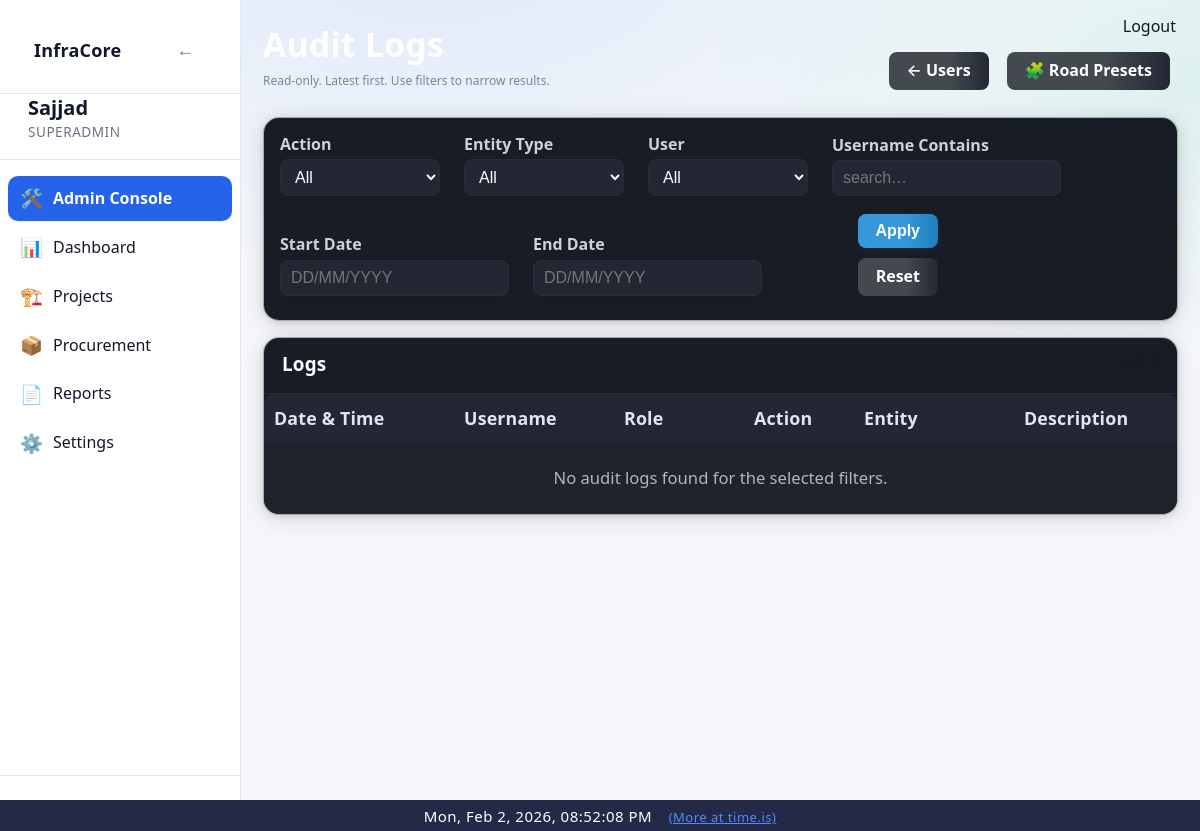
Page /admin/logs (signed in) on the earlier database version.
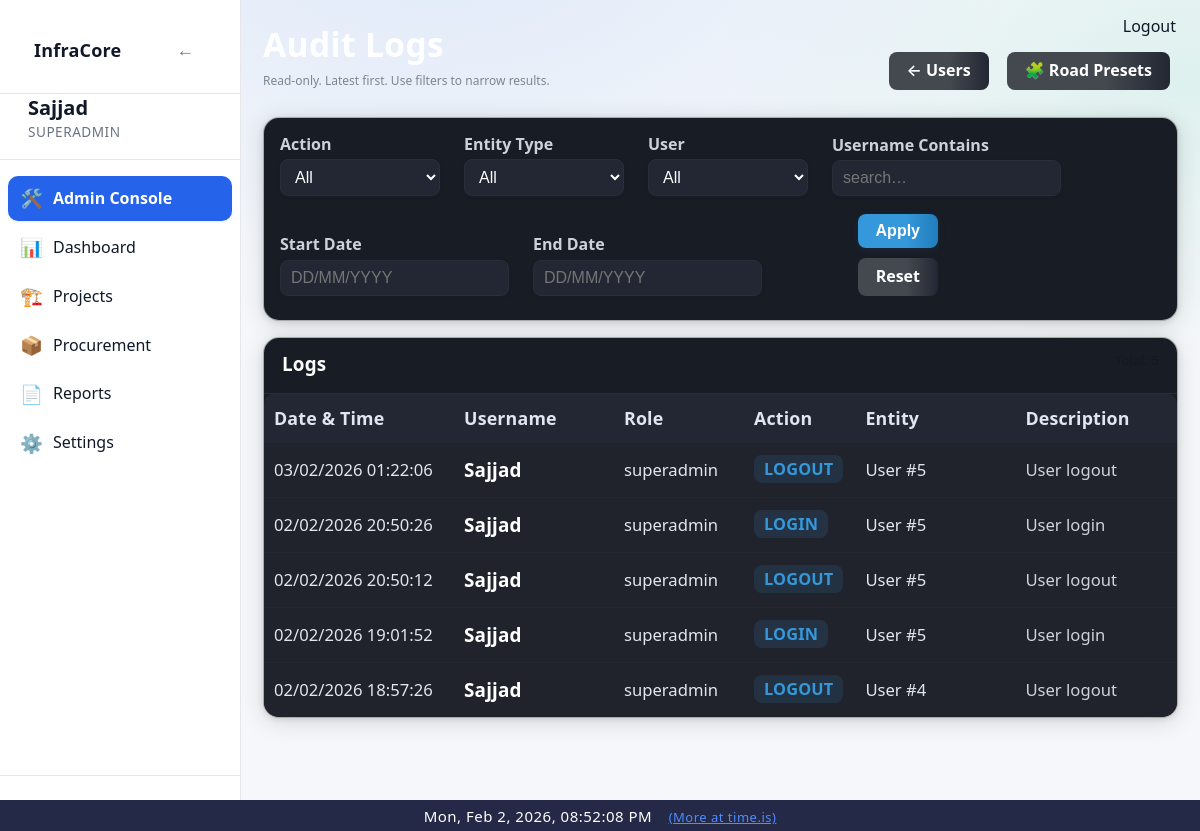
Same page on the later database version.
### app/models/activity_log.py (models this page shows)
class ActivityLog(Base):
    __tablename__ = "activity_logs"
    __table_args__ = (
        Index("ix_activity_logs_created_at", "created_at"),
        Index("ix_activity_logs_user_id", "user_id"),
    )
    id = Column(Integer, primary_key=True, index=True)
    user_id = Column(Integer, ForeignKey("users.id"), nullable=True)
    username = Column(String(150), nullable=False)
    role = Column(String(50), nullable=True)
    action = Column(String(20), nullable=False)  # CREATE, UPDATE, DELETE, ARCHIVE, LOGIN, LOGOUT
    entity_type = Column(String(50), nullable=True)  # Project, Activity, Material, User, Execution
    entity_id = Column(Integer, nullable=True)
    description = Column(Text, nullable=True)
    old_value = Column(Text, nullable=True)  # JSON string
    new_value = Column(Text, nullable=True)  # JSON string
    ip_address = Column(String(64), nullable=True)
    created_at = Column(DateTime, default=datetime.utcnow, nullable=False)
    details = Column(String, nullable=True)
    timestamp = Column(DateTime, default=datetime.utcnow)

### app/routes/admin.py (the view)
@router.get("/logs", response_class=HTMLResponse)
def audit_logs_page(
    request: Request,
    page: int = 1,
    action: str | None = None,
    entity_type: str | None = None,
    user_id: Optional[str] = Query(None),
    username: str | None = None,
    start_date: str | None = None,
    end_date: str | None = None,
    db: Session = Depends(get_db),
):
    if user_id in (None, ""):
        user_id_int = None
    else:
        try:
            user_id_int = int(user_id)
        except Exception:
            user_id_int = None
    admin = admin_guard(request)
    if not admin:
        return RedirectResponse("/dashboard", status_code=302)
    page_size = 50
    page = max(page, 1)
    q = db.query(ActivityLog)
    if action:
        q = q.filter(ActivityLog.action == action)
    if entity_type:
        q = q.filter(ActivityLog.entity_type == entity_type)
    if user_id_int is not None:
        q = q.filter(ActivityLog.user_id == user_id_int)
    if username:
        q = q.filter(ActivityLog.username.ilike(f"%{username.strip()}%"))
    def _parse_d(s: str | None) -> date | None:
        if not s:
            return None
        try:
            return parse_date_ddmmyyyy_or_iso(str(s))
        except Exception:
            return None
    sd = _parse_d(start_date)
    ed = _parse_d(end_date)
    if sd:
        q = q.filter(ActivityLog.created_at >= datetime.combine(sd, time.min))
    if ed:
        q = q.filter(ActivityLog.created_at <= datetime.combine(ed, time.max))
    total = q.count()
    logs = (
        q.order_by(ActivityLog.created_at.desc())
        .offset((page - 1) * page_size)
        .limit(page_size)
        .all()
    )
    actions = [r[0] for r in db.query(ActivityLog.action).distinct().order_by(ActivityLog.action).all() if r and r[0]]
    entity_types = [r[0] for r in db.query(ActivityLog.entity_type).distinct().order_by(ActivityLog.entity_type).all() if r and r[0]]
    users = (
        db.query(ActivityLog.user_id, ActivityLog.username)
        .filter(ActivityLog.user_id.isnot(None))
        .distinct()
        .order_by(ActivityLog.username.asc())
        .all()
    )
    return templates.TemplateResponse(
        "admin/logs.html",
        {
            "request": request,
            "user": admin,
            "logs": logs,
            "page": page,
            "page_size": page_size,
            "total": total,
            "actions": actions,
            "entity_types": entity_types,
            "users": users,
            "filters": {
                "action": action or "",
                "entity_type": entity_type or "",
                "user_id": user_id if user_id is not None else "",
                "username": username or "",
                "start_date": start_date or "",
                "end_date": end_date or "",
            },
        },
    )

### app/templates/admin/logs.html (shortened to what this page needs)
{% extends "base.html" %}
{% block content %}
<div class="page-header" style="display:flex;justify-content:space-between;align-items:flex-end;gap:12px;flex-wrap:wrap;margin-bottom:16px">
    <div>
        <h1 class="page-title" style="margin-bottom:6px">Audit Logs</h1>
        <div class="help-text">Read-only. Latest first. Use filters to narrow results.</div>
    </div>
    <div style="display:flex;gap:10px;flex-wrap:wrap">
        <a href="/admin/users" class="btn-secondary" style="text-decoration:none">← Users</a>
        <a href="/admin/presets/road" class="btn-secondary" style="text-decoration:none">🧩 Road Presets</a>
    </div>
</div>
<div class="card" style="padding:16px;margin-bottom:16px">
    <form method="get" action="/admin/logs" class="form-grid">
        <div class="form-group">
            <label>Action</label>
            <select name="action">
                <option value="">All</option>
            </select>
        </div>
        <div class="form-group">
            <label>Entity Type</label>
            <select name="entity_type">
                <option value="">All</option>
            </select>
        </div>
        <div class="form-group">
            <label>User</label>
            <select name="user_id">
                <option value="">All</option>
            </select>
        </div>
        <div class="form-group">
            <label>Username Contains</label>
            <input type="text" name="username" value="{{ filters.username }}" placeholder="search…">
        </div>
        <div class="form-group">
            <label>Start Date</label>
            <input type="text" name="start_date" value="{{ filters.start_date|ddmmyyyy }}" placeholder="DD/MM/YYYY" inputmode="numeric" pattern="[0-9]{2}/[0-9]{2}/[0-9]{4}">
        </div>
        <div class="form-group">
            <label>End Date</label>
            <input type="text" name="end_date" value="{{ filters.end_date|ddmmyyyy }}" placeholder="DD/MM/YYYY" inputmode="numeric" pattern="[0-9]{2}/[0-9]{2}/[0-9]{4}">
        </div>
        <div class="form-group" style="display:flex;align-items:flex-end;gap:10px">
            <button class="btn-primary" type="submit">Apply</button>
            <a class="btn-secondary" href="/admin/logs" style="text-decoration:none">Reset</a>
        </div>
    </form>
</div>
<div class="card" style="padding:0">
    <div style="padding:14px 18px;border-bottom:1px solid rgba(255,255,255,0.08);display:flex;justify-content:space-between;gap:12px;flex-wrap:wrap">
        <strong>Logs</strong>
        <span style="opacity:0.75;font-size:13px">
        </span>
    </div>
    <table class="table" style="margin:0">
        <thead>
            <tr style="background:rgba(255,255,255,0.04)">
                <th style="width:170px">Date &amp; Time</th>
                <th style="width:140px">Username</th>
                <th style="width:110px">Role</th>
                <th style="width:90px">Action</th>
                <th style="width:140px">Entity</th>
                <th>Description</th>
            </tr>
        </thead>
        <tbody>
            {% if logs and logs|length > 0 %}
                {% for l in logs %}
                    <tr style="border-bottom:1px solid rgba(255,255,255,0.05)">
                        <td style="white-space:nowrap">{{ l.created_at|local_dt('Asia/Kolkata') }}</td>
                        <td><strong>{{ l.username }}</strong></td>
                        <td>{{ l.role or "" }}</td>
                        <td>
                            <span class="badge badge-info">{{ l.action }}</span>
                        </td>
                        <td>
                            {{ l.entity_type or "" }}
                            {% if l.entity_id %}
                                #{{ l.entity_id }}
                            {% endif %}
                        </td>
                        <td style="opacity:0.9">{{ l.description or l.details or "" }}</td>
                    </tr>
                {% endfor %}
            {% else %}
                <tr>
                    <td colspan="6" style="padding:24px;text-align:center;opacity:0.75">
                        No audit logs found for the selected filters.
                    </td>
                </tr>
            {% endif %}
        </tbody>
    </table>
</div>
{% set total_pages = (total // page_size) + (1 if total % page_size else 0) %}
{% endblock %}

### app/templates/base.html (shortened to what this page needs)
<!DOCTYPE html>
<html lang="en">
<head>
    <link rel="stylesheet" href="/static/css/style.css">
    <link rel="stylesheet" href="/static/css/ui_v2.css">
</head>
<body>
<div class="layout">
    <aside class="sidebar" id="sidebar">
        <div class="sidebar-header">
            <div class="sidebar-header-row">
                <h2 class="sidebar-title">InfraCore</h2>
                <button id="sidebarHideBtn" class="sidebar-toggle-btn" aria-label="Hide sidebar">←</button>
            </div>
        </div>
        {% if user is defined and user is not none %}
        <div class="sidebar-user">
            <strong class="sidebar-username">{{ user["username"] }}</strong>
            <span class="sidebar-role">
                {% if user["role"] == "superadmin" %}
                    SUPERADMIN
                {% else %}
                    {{ user["role"] | upper }}
                {% endif %}
            </span>
        </div>
        <nav class="sidebar-nav">
            {% if user["role"] == "superadmin" %}
                <a href="/admin/users" class="{% if request.url.path.startswith('/admin') %}active{% endif %}"><span class="icon">🛠️</span>Admin Console</a>
                <a href="/dashboard" class="{% if request.url.path == '/dashboard' %}active{% endif %}"><span class="icon">📊</span>Dashboard</a>
                <a href="/projects" class="{% if request.url.path.startswith('/projects') %}active{% endif %}"><span class="icon">🏗️</span>Projects</a>
                <a href="/procurement" class="{% if request.url.path.startswith('/procurement') %}active{% endif %}"><span class="icon">📦</span>Procurement</a>
                <a href="/reports" class="{% if request.url.path.startswith('/reports') %}active{% endif %}"><span class="icon">📄</span>Reports</a>
                <a href="/settings" class="{% if request.url.path == '/settings' %}active{% endif %}"><span class="icon">⚙️</span>Settings</a>
            {% else %}
                <a href="/dashboard" class="{% if request.url.path == '/dashboard' %}active{% endif %}"><span class="icon">📊</span>Dashboard</a>
            {% endif %}
        </nav>
        <div class="sidebar-footer"></div>
        {% endif %}
    </aside>
        <a href="/logout" class="logout-top-btn" style="position:fixed;top:16px;right:24px;z-index:4000;">Logout</a>
    <main class="main">
        <div class="container">
            {% block content %}{% endblock %}
        </div>
    </main>
</div>
</body>
</html>
<div style="width:100%;background:#232946;color:#fff;text-align:center;padding:6px 0 4px 0;font-size:15px;letter-spacing:0.5px;z-index:2001;position:relative;">
    <span id="realtime-clock"></span>
    <a href="https://time.is/" target="_blank" style="color:#4f8cff;text-decoration:underline;margin-left:12px;font-size:13px;">(More at time.is)</a>
</div>

### static/css/style.css (style rules this page uses)
body { font-family: Arial, Helvetica, sans-serif; margin: 0; background-color: var(--bg); color: var(--text); }
.container { padding: 20px; }
input, select, textarea { padding: 6px; border-radius: 4px; border: 1px solid var(--border); background: var(--card); color: var(--text); }
table { width: 100%; border-collapse: collapse; background: var(--card); }
th { background: rgba(0,0,0,0.05); text-align: left; }
th, td { padding: 10px; border-bottom: 1px solid var(--border); }
button, .button { padding: 6px 12px; border-radius: 4px; border: none; cursor: pointer; background: var(--btn); color: white; text-decoration: none; }
:root { --bg: #f5f7fa; --bg-secondary: #ffffff; --bg-primary: #f5f7fa; --text: #111827; --text-muted: #6b7280; --card: #ffffff; --nav: #1f2937; --border: #e5e7eb; --border-color: #e5e7eb; --btn: #2563eb; --hover-bg: rgba(37, 99, 235, 0.1); --accent-color: #2563eb; }
html, body, table, th, td, input, select, textarea, button, .button { transition: background-color 0.3s ease, color 0.3s ease, border-color 0.3s ease; }
.layout { display: flex; min-height: 100vh; }
.sidebar { width: 240px; background: var(--bg-secondary); border-right: 1px solid var(--border-color); display: flex; flex-direction: column; }
.sidebar-header { padding: 16px; font-size: 18px; font-weight: bold; border-bottom: 1px solid var(--border-color); }
.sidebar-user { padding: 12px 16px; border-bottom: 1px solid var(--border-color); font-size: 14px; }
.sidebar-nav { flex: 1; padding: 8px; }
.sidebar-nav a { display: block; padding: 10px 12px; margin-bottom: 4px; border-radius: 6px; color: var(--text); text-decoration: none; }
.sidebar-nav a.active { background: var(--accent-color); color: #ffffff; font-weight: 600; }
.sidebar-footer { padding: 12px; border-top: 1px solid var(--border-color); }
.main { flex: 1; background: var(--bg-primary); }
.page-title { margin-bottom: 20px; font-size: 26px; font-weight: 600; }
.card { background: var(--card); border-radius: 10px; padding: 16px; box-shadow: 0 4px 12px rgba(0,0,0,0.06); }
.form-grid { display: grid; grid-template-columns: repeat(auto-fit, minmax(240px, 1fr)); gap: 16px; }
.form-grid label { font-size: 13px; opacity: 0.9; }
.form-grid input { width: 100%; }
.badge { padding: 4px 10px; border-radius: 12px; font-size: 12px; font-weight: bold; }

### app/templates/base.html (style rules this page uses)
a, a:visited { color: var(--text); text-decoration: none; }
label { color: var(--text); font-weight: 600; margin-bottom: 6px; }
.help-text { font-size: 12px; color: var(--text-muted); margin-top: 6px; }
.form-grid { display: grid; grid-template-columns: repeat(auto-fit, minmax(240px, 1fr)); gap: 14px; }
.btn-primary { background: var(--btn); color: #fff; padding: 9px 14px; border-radius: 6px; border: none; cursor: pointer; }
.btn-secondary { background: #6b7280; color: #fff; padding: 9px 14px; border-radius: 6px; border: none; cursor: pointer; }

Differences in the rows shown:
added ActivityLog: created_at|local_dt "03/02/2026 01:22:06", username "Sajjad", role "superadmin", action "LOGOUT", entity_type "User", entity_id "5", description "User logout"
added ActivityLog: created_at|local_dt "02/02/2026 20:50:26", username "Sajjad", role "superadmin", action "LOGIN", entity_type "User", entity_id "5", description "User login"
added ActivityLog: created_at|local_dt "02/02/2026 20:50:12", username "Sajjad", role "superadmin", action "LOGOUT", entity_type "User", entity_id "5", description "User logout"
added ActivityLog: created_at|local_dt "02/02/2026 19:01:52", username "Sajjad", role "superadmin", action "LOGIN", entity_type "User", entity_id "5", description "User login"
added ActivityLog: created_at|local_dt "02/02/2026 18:57:26", username "Sajjad", role "superadmin", action "LOGOUT", entity_type "User", entity_id "4", description "User logout"
Other differences:
text no longer shown: "No audit logs found for the selected filters."
